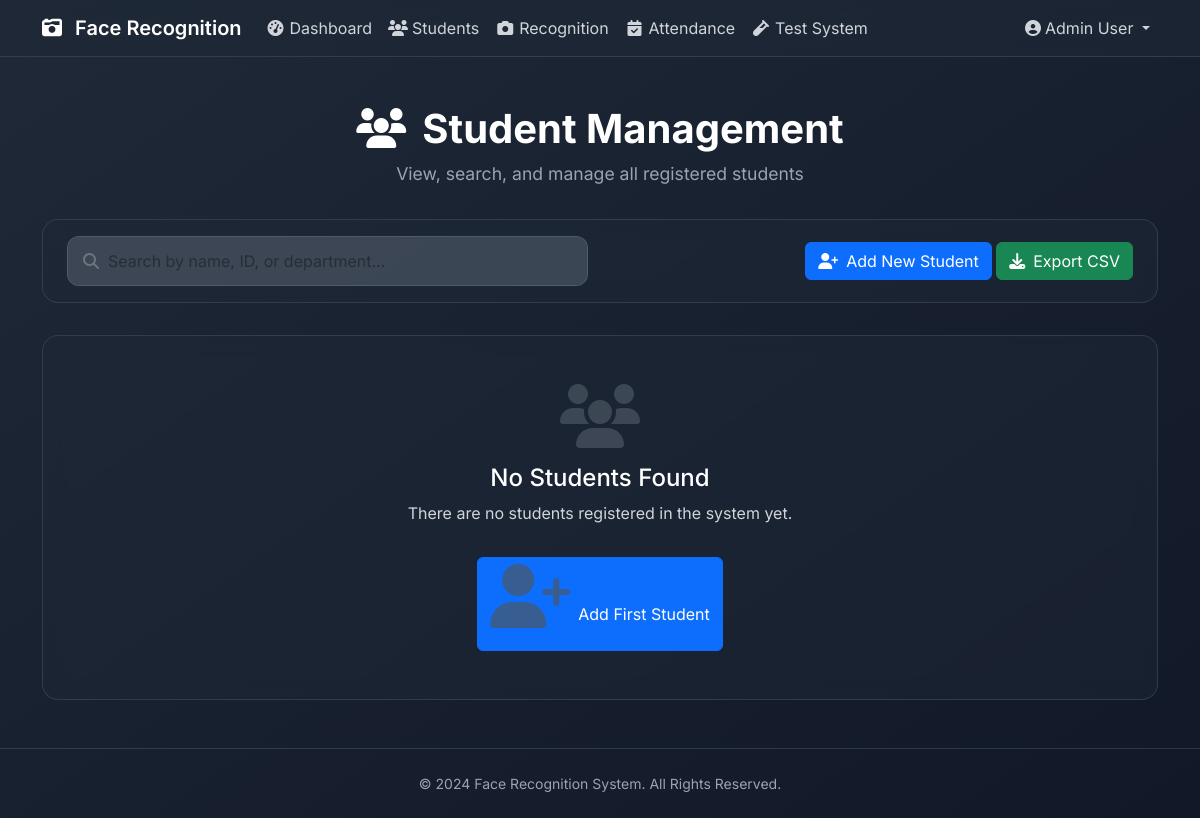
Page /students (signed in) on the earlier database version.
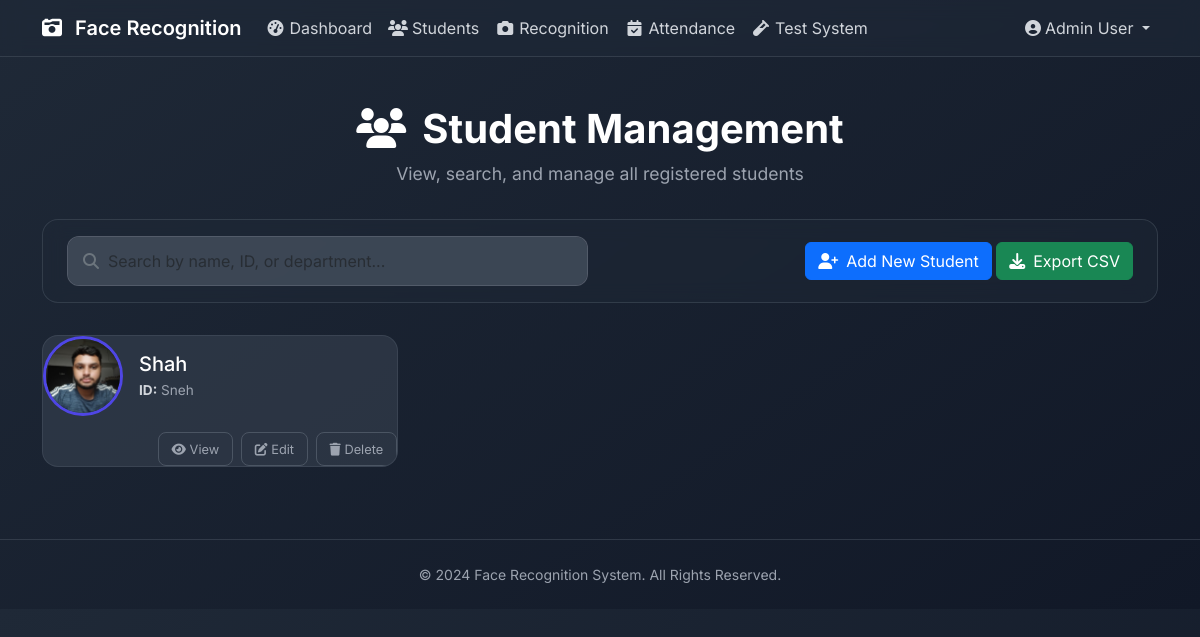
Same page on the later database version.
### app.py (models this page shows)
class Student(db.Model):
    id = db.Column(db.Integer, primary_key=True)
    student_id = db.Column(db.String(20), unique=True, nullable=False)
    name = db.Column(db.String(100), nullable=False)
    roll = db.Column(db.String(20), nullable=False)
    department = db.Column(db.String(50), nullable=False)
    course = db.Column(db.String(50), nullable=False)
    year = db.Column(db.String(10), nullable=False)
    semester = db.Column(db.String(10), nullable=False)
    division = db.Column(db.String(10), nullable=False)
    gender = db.Column(db.String(10), nullable=False)
    dob = db.Column(db.String(20), nullable=False)
    email = db.Column(db.String(100), nullable=False)
    phone = db.Column(db.String(20), nullable=False)
    address = db.Column(db.Text, nullable=False)
    teacher = db.Column(db.String(100), nullable=False)
    photo = db.Column(db.String(200), nullable=False)

### app.py (the view)
@app.route('/students')
def students():
    if 'user_id' not in session:
        return redirect(url_for('login'))
    students = Student.query.all()
    return render_template('students.html', students=students)

### templates/students.html (shortened to what this page needs)
{% extends "base.html" %}
{% block content %}
<div class="container py-5">
    <div class="page-header">
        <h1><i class="fas fa-users me-3"></i>Student Management</h1>
        <p>View, search, and manage all registered students</p>
    </div>
    <div class="glass-card search-section">
        <div class="row align-items-center">
            <div class="col-lg-6 mb-3 mb-lg-0">
                <div class="position-relative">
                    <i class="fas fa-search position-absolute text-secondary" style="top: 50%; left: 1rem; transform: translateY(-50%); z-index: 10;"></i>
                    <input type="text" class="form-control search-input"
                           id="studentSearch" placeholder="Search by name, ID, or department...">
                </div>
            </div>
            <div class="col-lg-6 text-lg-end">
                <a href="{{ url_for('add_student') }}" class="btn btn-primary">
                    <i class="fas fa-user-plus me-2"></i>Add New Student
                </a>
                <button class="btn btn-success" onclick="exportToCSV('studentsTable', 'students.csv')">
                    <i class="fas fa-download me-2"></i>Export CSV
                </button>
            </div>
        </div>
    </div>
    {% if students %}
    <div class="row" id="studentsContainer">
        {% for student in students %}
        <div class="col-lg-6 col-xl-4 mb-4 student-item">
            <div class="student-card h-100">
                <div class="card-body">
                    <div class="d-flex align-items-center mb-3">
                        <div class="me-3">
                             <img src="{{ url_for('static', filename='uploads/' + student.photo) if student.photo else 'https://placehold.co/100x100/374151/9ca3af?text=N/A' }}"
                                 alt="{{ student.name }}" class="student-photo">
                        </div>
                        <div class="student-info">
                            <h5 class="mb-1">{{ student.name }}</h5>
                            <div class="student-details">
                                <strong>ID:</strong> {{ student.student_id }}
                            </div>
                        </div>
                    </div>
                    <div class="student-actions d-flex justify-content-end gap-2">
                        <button class="btn btn-action"
                                data-bs-toggle="modal"
                                data-bs-target="#studentModal{{ student.id }}">
                            <i class="fas fa-eye"></i> View
                        </button>
                        <button class="btn btn-action">
                            <i class="fas fa-edit"></i> Edit
                        </button>
                        <button class="btn btn-action"
                                onclick="showDeleteConfirmation(this, '{{ student.name }}', {{ student.id }})">
                            <i class="fas fa-trash"></i> Delete
                        </button>
                    </div>
                </div>
            </div>
        </div>
        {% endfor %}
    </div>
    {% else %}
    <div class="glass-card empty-state">
        <i class="fas fa-users"></i>
        <h4 class="text-white">No Students Found</h4>
        <p class="text-slate-400">There are no students registered in the system yet.</p>
        <a href="{{ url_for('add_student') }}" class="btn btn-primary mt-3">
            <i class="fas fa-user-plus me-2"></i>Add First Student
        </a>
    </div>
    {% endif %}
</div>
{% endblock %}

Differences in the rows shown:
added Student: photo (picture), name "Shah", student_id "Sneh"
Other differences:
text no longer shown: "No Students Found There are no students registered in the system yet. Add First Student"
